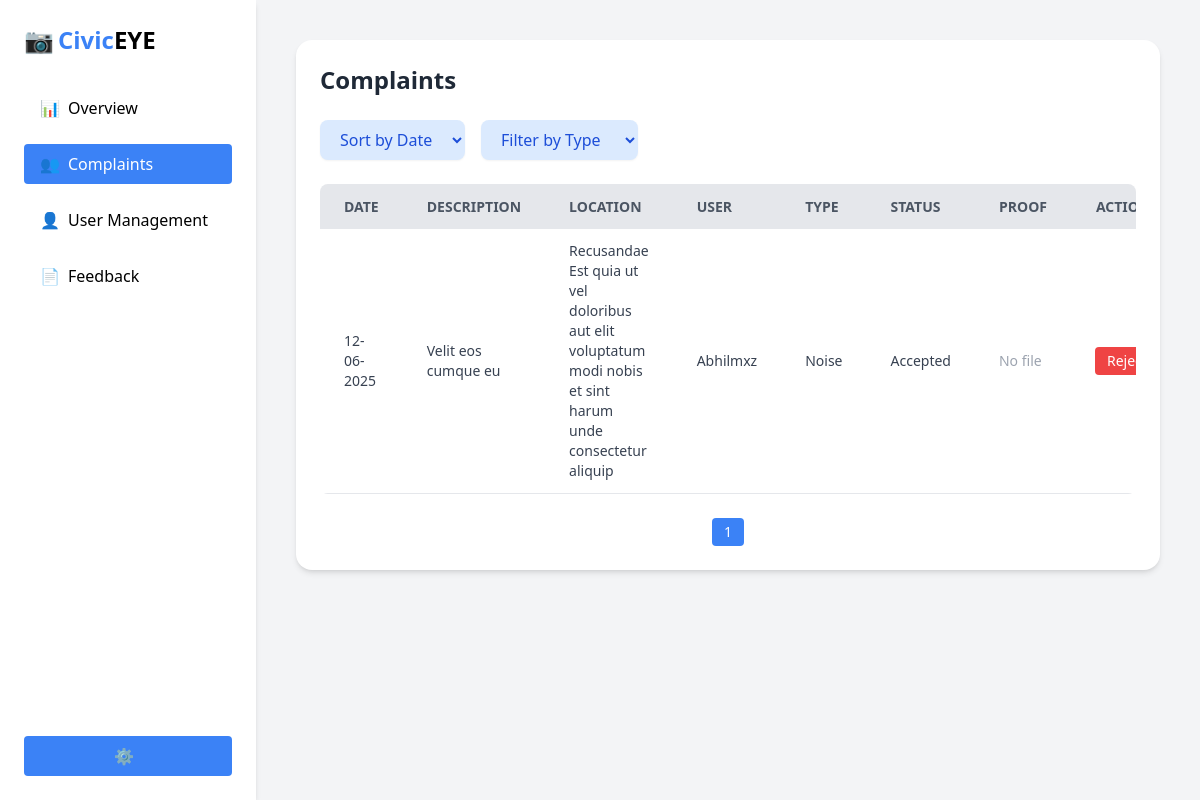
The page /admin_comp/ on the database as committed earlier.
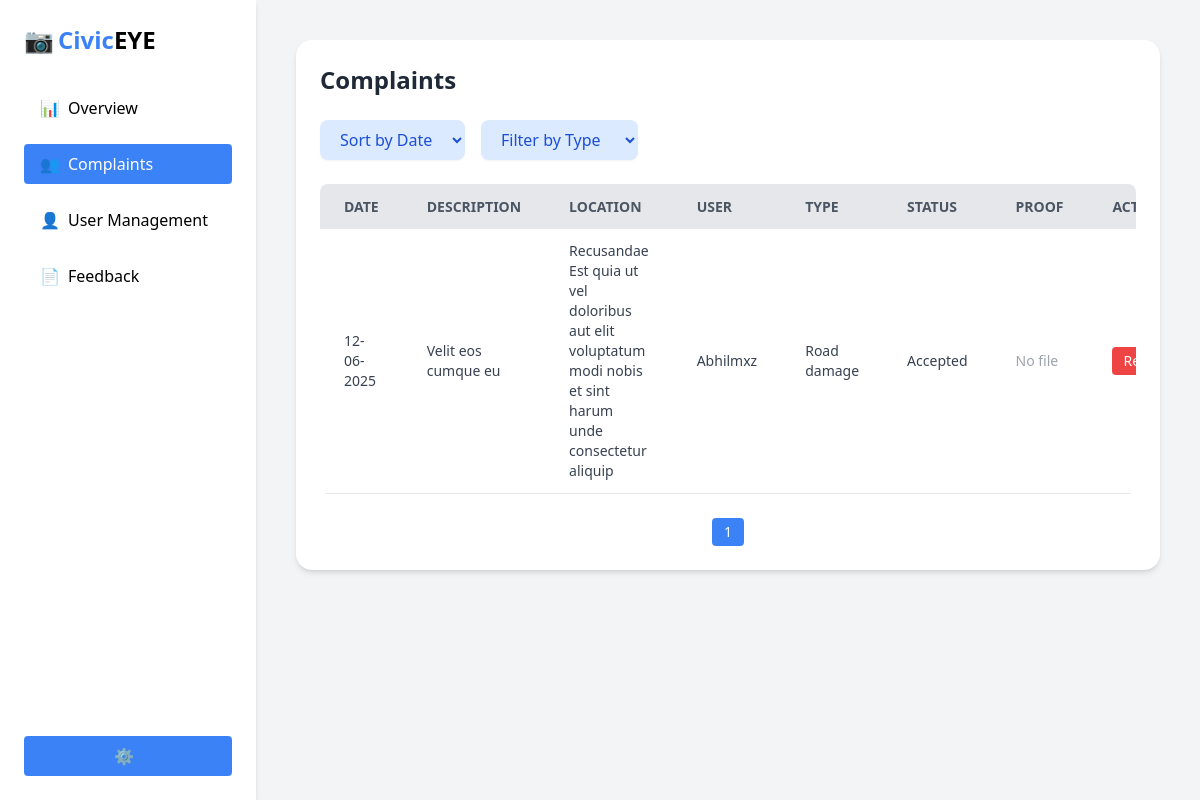
The same page on the database as committed later.
### VCRA/models.py (models this page shows, shortened)
class Complaint(models.Model):
    COMPLAINT_CHOICES = [
        ('Noise', 'Noise'),
        ('Pollution', 'Pollution'),
        ('Road damage', 'Road damage'),
        ('Other', 'Other'),
    ]
    STATUS_CHOICES = [
        ('pending', 'Pending'),
        ('accepted', 'Accepted'),
        ('rejected', 'Rejected'),
    ]
    user = models.ForeignKey(User, on_delete=models.CASCADE)
    description = models.TextField()
    complaint_type = models.CharField(max_length=50, choices=COMPLAINT_CHOICES)
    location = models.CharField(max_length=255)
    proof = models.FileField(upload_to='complaints/', null=True, blank=True)
    created_at = models.DateTimeField(auto_now_add=True)
    status = models.CharField(max_length=10, choices=STATUS_CHOICES, default='pending')  # 👈 New

### VCRA/views.py (the view)
# urls.py: path('admin_comp/', views.admin_complaints_view, name='admin_comp'),
def admin_complaints_view(request):
    complaints = Complaint.objects.all().order_by('-created_at')
    return render(request, 'admin_complaints.html', {'complaints': complaints})

### VCRA/templates/admin_complaints.html (shortened to what the changed rows need)
<!DOCTYPE html>
<html lang="en">
<head>
  <script src="https://cdn.tailwindcss.com"></script>
</head>
<body class="bg-gray-100 font-sans">
  <div class="flex h-screen">
    <aside class="w-64 bg-white shadow-md p-6 flex flex-col">
      <div class="flex items-center space-x-1 mb-8">
        <h1 class="text-2xl font-bold text-blue-500">Civic<span class="text-black">EYE</span></h1>
      </div>
    </aside>
    <main class="flex-1 p-10 overflow-auto">
      <div class="bg-white p-6 rounded-2xl shadow-md">
        <h2 class="text-2xl font-bold mb-6 text-gray-800">Complaints</h2>
        <div class="overflow-x-auto rounded-lg">
          <table id="complaints-table" class="min-w-full bg-white">
            <thead>
              <tr class="bg-gray-200 text-gray-600 uppercase text-sm leading-normal">
                <th class="py-3 px-6 text-left">Date</th>
                <th class="py-3 px-6 text-left">Description</th>
                <th class="py-3 px-6 text-left">Location</th>
                <th class="py-3 px-6 text-left">User</th>
                <th class="py-3 px-6 text-left">Type</th>
                <th class="py-3 px-6 text-left">Status</th>
                <th class="py-3 px-6 text-left">Proof</th>
                <th class="py-3 px-6 text-center">Actions</th>
              </tr>
            </thead>
            <tbody class="text-gray-700 text-sm font-light">
              {% for c in complaints %}
              <tr class="border-b border-gray-200 hover:bg-gray-50">
                <td class="py-3 px-6">{{ c.created_at|date:"d-m-Y" }}</td>
                <td class="py-3 px-6">{{ c.description }}</td>
                <td class="py-3 px-6">{{ c.location }}</td>
                <td class="py-3 px-6">{{ c.user.username }}</td>
                <td class="py-3 px-6">{{ c.complaint_type }}</td>
                <td class="py-3 px-6 capitalize">{{ c.status }}</td>
                <td class="py-3 px-6">
                  {% if c.proof %}
                  <a href="{{ c.proof.url }}" target="_blank" class="text-blue-600 underline text-sm">View</a>
                  {% else %}
                  <span class="text-gray-400">No file</span>
                  {% endif %}
                </td>
                <td class="py-3 px-6">
                  <div class="flex gap-2 justify-center">
                    {% if c.status != "rejected" %}
                    <button data-id="{{ c.pk }}" class="reject-btn bg-red-500 hover:bg-red-600 text-white px-3 py-1 rounded text-sm">Reject</button>
                    {% endif %}
                  </div>
                </td>
              </tr>
              {% endfor %}
            </tbody>
          </table>
        </div>
      </div>
    </main>
  </div>
</body>
</html>

Rows that differ between the two databases and show on the page:
changed Complaint "Velit eos cumque eu": complaint_type "Noise" → "Road damage"
